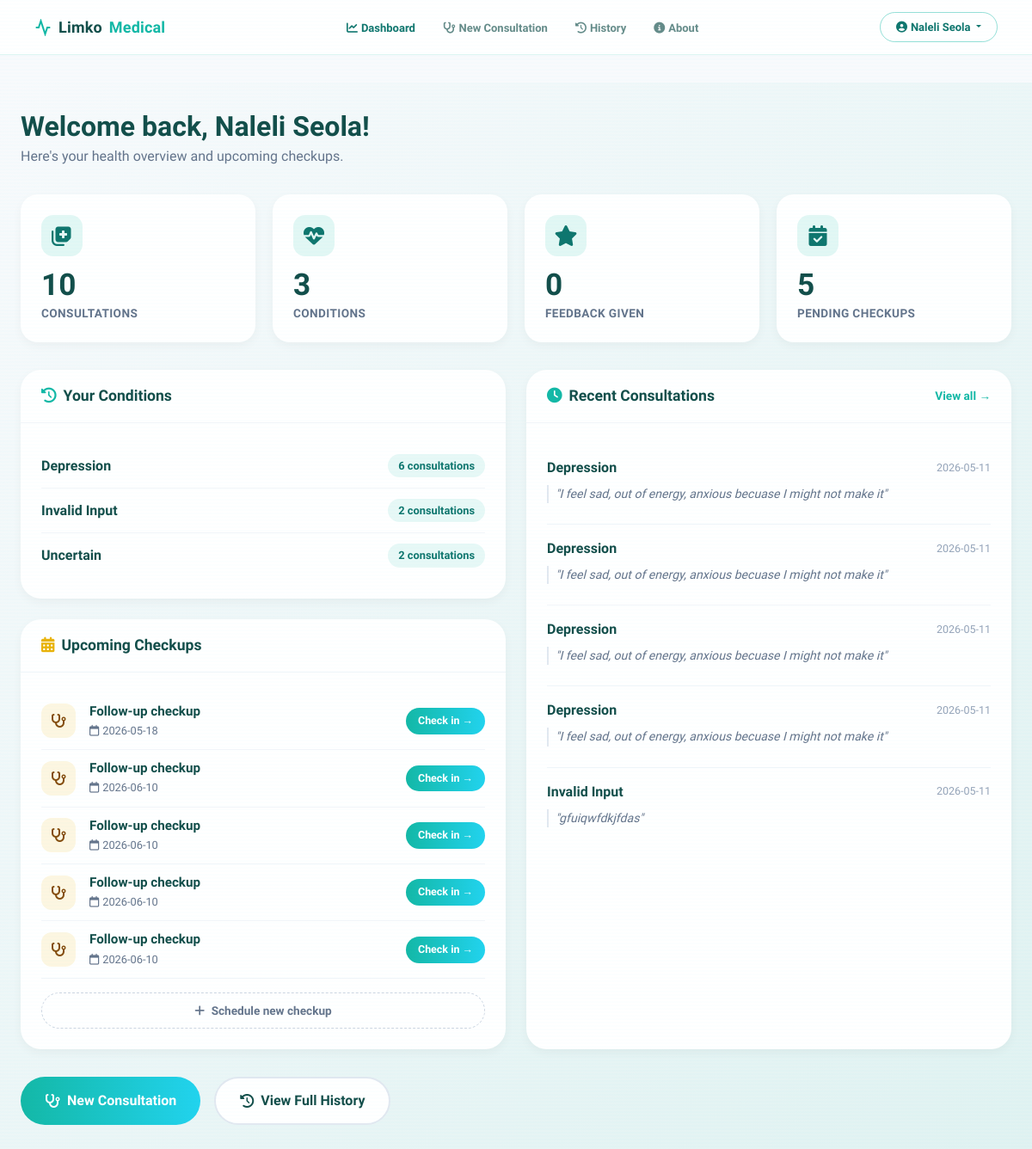
The app's page /dashboard (signed in) with its own data.
### tables this page shows
CREATE TABLE users (
                    user_id TEXT PRIMARY KEY,
                    email TEXT UNIQUE,
                    full_name TEXT,
                    password_hash TEXT,
                    age INTEGER,
                    gender TEXT,
                    created_at TIMESTAMP DEFAULT CURRENT_TIMESTAMP,
                    last_login TIMESTAMP
                );

CREATE TABLE checkups (
                    checkup_id INTEGER PRIMARY KEY AUTOINCREMENT,
                    user_id TEXT NOT NULL,
                    consultation_id INTEGER,
                    scheduled_date DATE,
                    status TEXT DEFAULT 'pending',
                    notes TEXT,
                    created_at TIMESTAMP DEFAULT CURRENT_TIMESTAMP, feeling TEXT, severity INTEGER, medication_adherence TEXT,
                    FOREIGN KEY (user_id) REFERENCES users(user_id),
                    FOREIGN KEY (consultation_id) REFERENCES consultations(consultation_id)
                );

CREATE TABLE consultations (
                    consultation_id INTEGER PRIMARY KEY AUTOINCREMENT,
                    user_id TEXT NOT NULL,
                    symptoms TEXT NOT NULL,
                    predicted_condition TEXT NOT NULL,
                    confidence REAL NOT NULL,
                    recommendations TEXT,
                    created_at TIMESTAMP DEFAULT CURRENT_TIMESTAMP, user_diagnosis TEXT, diagnosis_agreement TEXT,
                    FOREIGN KEY (user_id) REFERENCES users(user_id)
                );

### web/routes.py (the view)
@main_bp.route('/dashboard')
@login_required
def dashboard():
    history_service = get_history_service()
    auth_service = get_auth_service()
    user_id = session['user_id']
    user = auth_service.get_user_profile(user_id)
    consultations = history_service.get_user_history(user_id, limit=10)
    checkups = history_service.get_upcoming_checkups(user_id)
    previous_conditions = history_service.get_previous_conditions(user_id)
    stats = history_service.get_user_stats(user_id)
    return render_template('dashboard.html',
                           user=user,
                           consultations=consultations,
                           checkups=checkups,
                           previous_conditions=previous_conditions,
                           stats=stats)

### web/routes.py (called while the page is built)
def login_required(f):
    @wraps(f)
    def decorated_function(*args, **kwargs):
        if 'user_id' not in session:
            flash('Please sign in to access this page.', 'error')
            return redirect(url_for('main.login'))
        return f(*args, **kwargs)
    return decorated_function

def get_history_service():
    if not hasattr(current_app, '_history'):
        current_app._history = HistoryService()
    return current_app._history

def get_auth_service():
    if not hasattr(current_app, '_auth'):
        current_app._auth = AuthService()
    return current_app._auth

### web/services/auth_service.py (called while the page is built)
    def get_user_profile(self, user_id):
        with sqlite3.connect(self.db_path) as conn:
            cursor = conn.cursor()
            cursor.execute('''
                SELECT user_id, email, full_name, age, gender, created_at, last_login
                FROM users WHERE user_id = ?
            ''', (user_id,))
            row = cursor.fetchone()
            if row:
                return {
                    'user_id': row[0],
                    'email': row[1],
                    'full_name': row[2],
                    'age': row[3],
                    'gender': row[4],
                    'created_at': row[5],
                    'last_login': row[6]
                }
            return None

### web/services/history_service.py (called while the page is built)
    def get_previous_conditions(self, user_id):
        with sqlite3.connect(self.db_path) as conn:
            cursor = conn.cursor()
            cursor.execute('''
                SELECT DISTINCT predicted_condition, COUNT(*) as count, MAX(created_at)
                FROM consultations
                WHERE user_id = ?
                GROUP BY predicted_condition
                ORDER BY MAX(created_at) DESC
            ''', (user_id,))
            return [{'condition': row[0], 'count': row[1]} for row in cursor.fetchall()]

### web/templates/dashboard.html (shortened to what this page needs)
{% extends "base.html" %}
{% block navbar %}
<nav class="main-nav" style="margin-bottom:2rem;">
    <a href="{{ url_for('main.dashboard') }}" class="main-nav-logo">
        <svg viewBox="0 0 24 24" fill="none" stroke="#14b8a6" stroke-width="2.5">
            <polyline points="22 12 18 12 15 21 9 3 6 12 2 12"/>
        </svg>
        Limko<span>Medical</span>
    </a>
    <ul class="main-nav-links">
        <li><a href="{{ url_for('main.dashboard') }}" class="{% if request.endpoint == 'main.dashboard' %}active{% endif %}"><i class="fas fa-chart-line me-1"></i>Dashboard</a></li>
        <li><a href="{{ url_for('main.predict') }}" class="{% if request.endpoint == 'main.predict' %}active{% endif %}"><i class="fas fa-stethoscope me-1"></i>New Consultation</a></li>
        <li><a href="{{ url_for('main.history') }}" class="{% if request.endpoint == 'main.history' %}active{% endif %}"><i class="fas fa-history me-1"></i>History</a></li>
        <li><a href="{{ url_for('main.about') }}" class="{% if request.endpoint == 'main.about' %}active{% endif %}"><i class="fas fa-info-circle me-1"></i>About</a></li>
    </ul>
    <div class="main-nav-actions">
        {% if user %}
        <div class="dropdown">
            <button class="nav-btn-ghost dropdown-toggle" type="button" id="userDropdown" data-bs-toggle="dropdown" aria-expanded="false">
                <i class="fas fa-user-circle me-1"></i>{{ user.full_name or user.email.split('@')[0] }}
            </button>
        </div>
        {% else %}
        <a href="{{ url_for('main.login') }}" class="nav-btn-ghost">Sign in</a>
        <a href="{{ url_for('main.predict') }}" class="nav-btn-fill">Get started</a>
        {% endif %}
    </div>
</nav>
{% endblock %}
{% block content %}
{% set ns = namespace(confirmed=0,accepted=0,overridden=0,conflict=0,with_diag=0) %}
{% for c in consultations %}
    {% if c.user_diagnosis %}
        {% set ns.with_diag = ns.with_diag + 1 %}
        {% if c.diagnosis_agreement == 'confirmed'  %}{% set ns.confirmed  = ns.confirmed  + 1 %}{% endif %}
        {% if c.diagnosis_agreement == 'accepted'   %}{% set ns.accepted   = ns.accepted   + 1 %}{% endif %}
        {% if c.diagnosis_agreement == 'overridden' %}{% set ns.overridden = ns.overridden + 1 %}{% endif %}
        {% if c.diagnosis_agreement == 'conflict'   %}{% set ns.conflict   = ns.conflict   + 1 %}{% endif %}
    {% endif %}
{% endfor %}
{% set conflict_consultations = consultations | selectattr('diagnosis_agreement','equalto','conflict') | list %}
<div class="dashboard-page">
  <div class="dashboard-container">
    <div class="welcome-header">
      <h1>Welcome back, {{ user.full_name or user.email.split('@')[0] }}!</h1>
      <p>Here's your health overview and upcoming checkups.</p>
    </div>
    <div class="stats-grid">
      <div class="stat-card">
        <div class="stat-icon"><i class="fas fa-notes-medical"></i></div>
        <div class="stat-value">{{ stats.total_consultations }}</div>
        <div class="stat-label">Consultations</div>
      </div>
      <div class="stat-card">
        <div class="stat-icon"><i class="fas fa-heartbeat"></i></div>
        <div class="stat-value">{{ stats.conditions_treated }}</div>
        <div class="stat-label">Conditions</div>
      </div>
      <div class="stat-card">
        <div class="stat-icon"><i class="fas fa-star"></i></div>
        <div class="stat-value">{{ stats.feedback_given }}</div>
        <div class="stat-label">Feedback Given</div>
      </div>
      <div class="stat-card">
        <div class="stat-icon"><i class="fas fa-calendar-check"></i></div>
        <div class="stat-value">{{ stats.pending_checkups }}</div>
        <div class="stat-label">Pending Checkups</div>
      </div>
    </div>
    <div class="dashboard-grid">
      <div>
        <div class="dashboard-card" style="margin-bottom:1.5rem;">
          <div class="card-header">
            <h3><i class="fas fa-history me-2" style="color:#14b8a6;"></i>Your Conditions</h3>
          </div>
          <div class="card-body">
            {% if previous_conditions %}
              {% for cond in previous_conditions %}
              <div class="condition-item">
                <span class="condition-name">{{ cond.condition }}</span>
                <span class="condition-count">{{ cond.count }} consultation{{ 's' if cond.count > 1 }}</span>
              </div>
              {% endfor %}
            {% else %}
              <div class="empty-state"><i class="fas fa-clipboard-list"></i><p>No conditions recorded yet.<br>Start a consultation to get started.</p></div>
            {% endif %}
          </div>
        </div>
        <div class="dashboard-card">
          <div class="card-header">
            <h3><i class="fas fa-calendar-alt me-2" style="color:#eab308;"></i>Upcoming Checkups</h3>
          </div>
          <div class="card-body">
            {% if checkups %}
              {% for checkup in checkups %}
              <div class="checkup-item">
                <div class="checkup-icon"><i class="fas fa-stethoscope"></i></div>
                <div class="checkup-info">
                  <h4>Follow-up checkup</h4>
                  <p><i class="far fa-calendar me-1"></i>{{ checkup.scheduled_date }}</p>
                </div>
                <button class="checkup-action-btn" onclick="openCheckupModal('{{ checkup.checkup_id }}','{{ checkup.scheduled_date }}')">Check in →</button>
              </div>
              {% endfor %}
            {% else %}
              <div class="empty-state"><i class="fas fa-calendar"></i><p>No upcoming checkups.<br>Schedule one after your next consultation!</p></div>
            {% endif %}
            <div style="margin-top:1rem;text-align:center;">
              <button onclick="openNewCheckupModal()" style="background:none;border:1.5px dashed #cbd5e1;color:#64748b;padding:10px 20px;border-radius:50px;font-size:0.85rem;font-weight:600;cursor:pointer;width:100%;transition:all .2s;" onmouseover="this.style.borderColor='#14b8a6';this.style.color='#0f766e';" onmouseout="this.style.borderColor='#cbd5e1';this.style.color='#64748b';">
                <i class="fas fa-plus me-1"></i> Schedule new checkup
              </button>
            </div>
          </div>
        </div>
      </div>
      <div class="dashboard-card">
        <div class="card-header">
          <h3><i class="fas fa-clock me-2" style="color:#14b8a6;"></i>Recent Consultations</h3>
          <a href="{{ url_for('main.history') }}">View all →</a>
        </div>
        <div class="card-body">
          {% if consultations %}
            {% for consult in consultations[:5] %}
            <div class="consultation-item">
              <div class="consultation-meta">
                <span class="consultation-condition">{{ consult.condition }}</span>
                <!--{% set cl = 'High' if consult.confidence >= 0.7 else ('Moderate' if consult.confidence >= 0.5 else 'Low') %}
                <span class="consultation-date">{{ consult.created_at[:10] }}</span>
              </div>
              <div class="consultation-symptoms">"{{ consult.symptoms[:100] }}{% if consult.symptoms|length > 100 %}...{% endif %}"</div>
            </div>
            {% endfor %}
          {% else %}
            <div class="empty-state"><i class="fas fa-notes-medical"></i><p>No consultations yet.<br>Start your first consultation now!</p></div>
          {% endif %}
        </div>
      </div>
    </div>
    <div class="action-buttons">
      <a href="{{ url_for('main.predict') }}" class="btn-primary-large"><i class="fas fa-stethoscope"></i> New Consultation</a>
      <a href="{{ url_for('main.history') }}" class="btn-secondary-large"><i class="fas fa-history"></i> View Full History</a>
    </div>
  </div>
</div>
{% endblock %}

### web/static/css/style.css (style rules this page uses)
:root { --background: #020c14; --foreground: #d6f0f8; --muted: rgba(0, 210, 255, 0.06); --muted-fg: #6ba3b8; --border: rgba(0, 210, 255, 0.18); --border-strong: rgba(0, 210, 255, 0.35); --primary: #00d2ff; --primary-strong: #00b8e0; --primary-fg: #020c14; --accent: #00ffcc; --destructive: #ff4a4a; --card: rgba(0, 20, 35, 0.72); --gradient-glow: linear-gradient(135deg, #00d2ff, #00ffcc); --shadow-glow: 0 0 40px rgba(0, 210, 255, 0.22), 0 0 80px rgba(0, 255, 204, 0.1); --shadow-card: 0 8px 32px rgba(0, 0, 0, 0.6), 0 0 0 1px rgba(0, 210, 255, 0.12); --radius: 14px; }
* { box-sizing: border-box; margin: 0; padding: 0; }
html, body { background: var(--background); color: var(--foreground); font-family: "Exo 2", "Segoe UI", system-ui, sans-serif; -webkit-font-smoothing: antialiased; min-height: 100vh; }
a { color: inherit; text-decoration: none; }
button { font-family: inherit; cursor: pointer; border: none; background: none; color: inherit; }
body::after { content: ""; position: fixed; inset: 0; background: repeating-linear-gradient( 0deg, transparent, transparent 2px, rgba(0, 210, 255, 0.012) 2px, rgba(0, 210, 255, 0.012) 4px ); pointer-events: none; z-index: 9999; }

### web/templates/base.html (style rules this page uses)
*, *::before, *::after { box-sizing: border-box; }
body { font-family: 'Plus Jakarta Sans', system-ui, sans-serif; background: #f8fafc; color: #134e4a; margin: 0; }
.main-nav { position: sticky; top: 0; z-index: 100; height: 64px; padding: 0 2.5rem; display: flex; align-items: center; justify-content: space-between; background: rgba(255,255,255,0.9); backdrop-filter: blur(14px); -webkit-backdrop-filter: blur(14px); border-bottom: 1px solid rgba(20,184,166,0.15); }
.main-nav-logo { display: flex; align-items: center; gap: 8px; font-size: 18px; font-weight: 800; color: #134e4a; text-decoration: none; letter-spacing: 0.01em; }
.main-nav-logo span { color: #14b8a6; }
.main-nav-logo svg { width: 20px; height: 20px; }
.main-nav-links { display: flex; gap: 2rem; list-style: none; margin: 0; padding: 0; }
.main-nav-links a { font-size: 13px; font-weight: 600; color: #134e4a; text-decoration: none; opacity: 0.65; transition: opacity 0.2s, color 0.2s; }
.main-nav-links a:hover, .main-nav-links a.active { opacity: 1; color: #0f766e; }
.main-nav-actions { display: flex; align-items: center; gap: 10px; }
.nav-btn-ghost { background: transparent; border: 1.5px solid rgba(20,184,166,0.45); color: #0f766e; padding: 7px 18px; border-radius: 50px; font-size: 13px; font-weight: 700; cursor: pointer; font-family: inherit; }

### records on screen
users: full_name "Naleli Seola"
checkups: scheduled_date "2026-05-18"
checkups: scheduled_date "2026-06-10"
checkups: scheduled_date "2026-06-10"
checkups: scheduled_date "2026-06-10"
checkups: scheduled_date "2026-06-10"
consultations: condition "Depression", created_at "2026-05-11", symptoms "I feel sad, out of energy, anxious becuase I might not make it"
consultations: condition "Depression", created_at "2026-05-11", symptoms "I feel sad, out of energy, anxious becuase I might not make it"
consultations: condition "Depression", created_at "2026-05-11", symptoms "I feel sad, out of energy, anxious becuase I might not make it"
consultations: condition "Depression", created_at "2026-05-11", symptoms "I feel sad, out of energy, anxious becuase I might not make it"
consultations: condition "Invalid Input", created_at "2026-05-11", symptoms "gfuiqwfdkjfdas"

### other values on screen
{{ stats.total_consultations }} "10"
{{ stats.conditions_treated }} "3"
{{ stats.feedback_given }} "0"
{{ stats.pending_checkups }} "5"
{{ cond.condition }} "Depression" "Invalid Input" "Uncertain"
{{ cond.count }} "6" "2" "2"
{{ 's' if cond.count > 1 }} "s" "s" "s"
